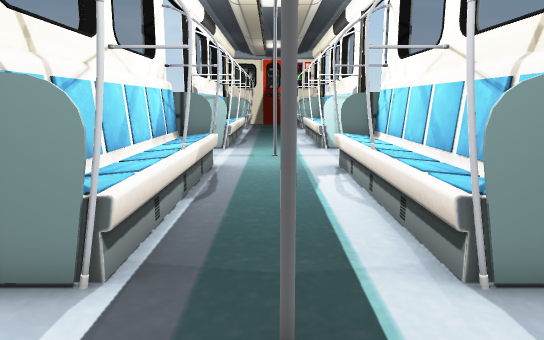
view 1 (above)

15 first-person views from a walk through a Unity game level. The camera is 1.2 m above the floor, tilts 10° down and sees 70° across. The floor is counted in squares, 0.5 m on a side. Each view is taken from the middle of a square. On the plan, view 1 faces up. The plan holds only what a view shows up to about 20 squares ahead; the rest is blank. The place goes on beyond the plan. Door leaves are left out, so doorways stand open.

view 2
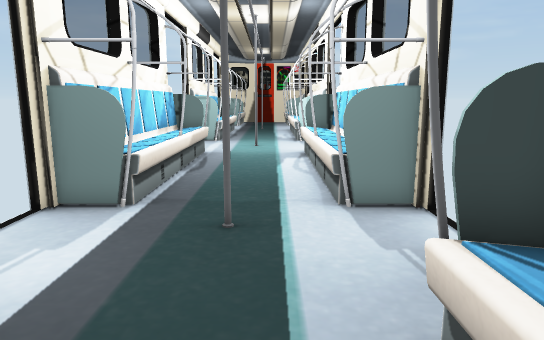

view 3
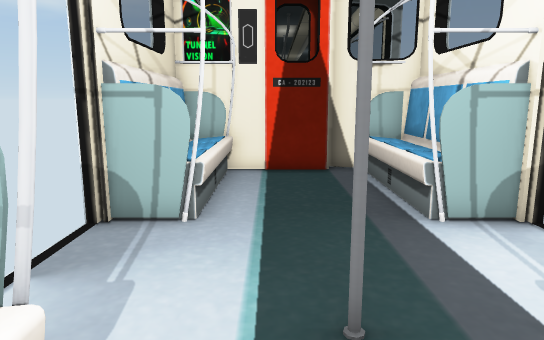

view 4
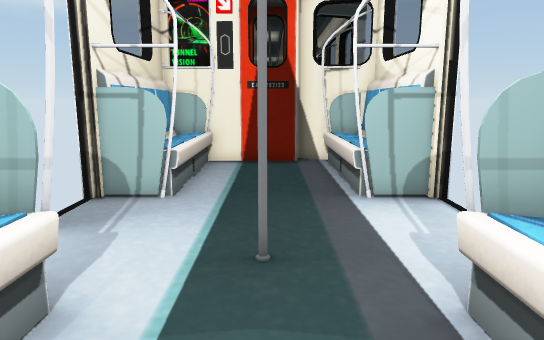

view 5
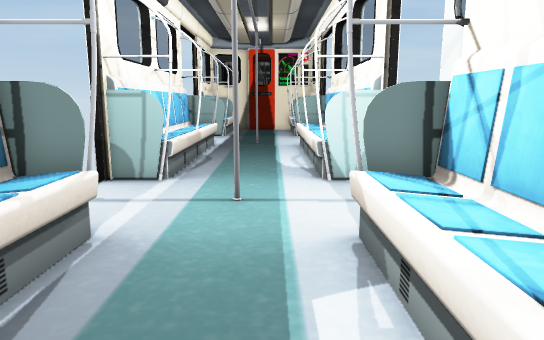

view 6
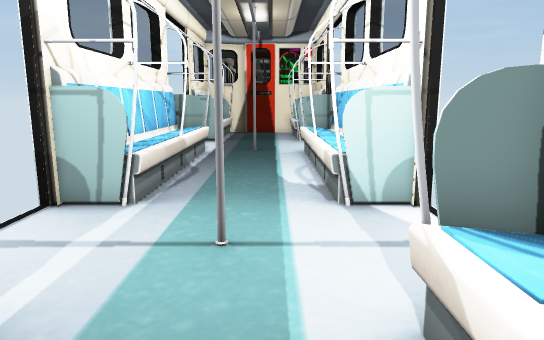

view 7
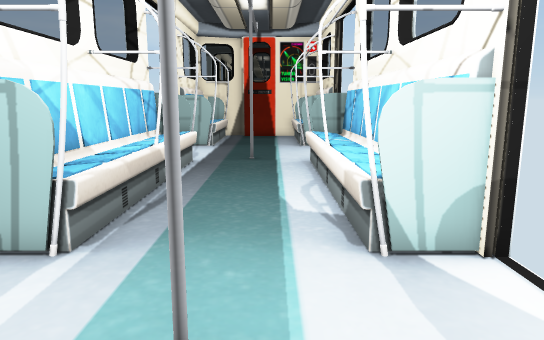

view 8
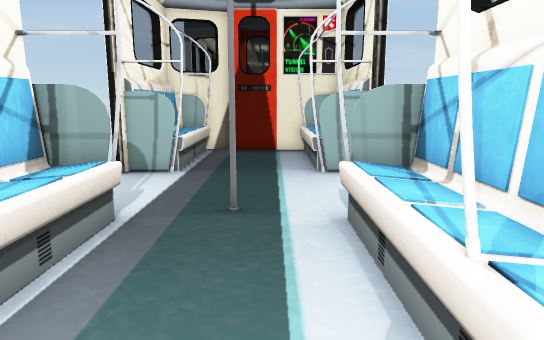

view 9
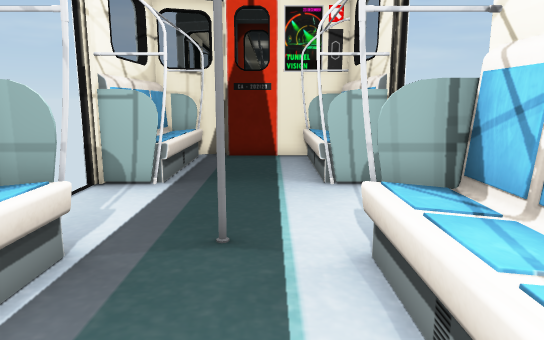

view 10
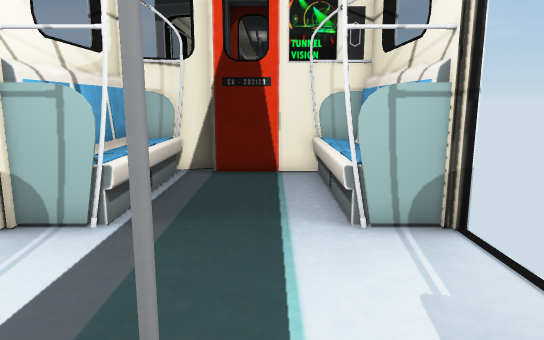

view 11
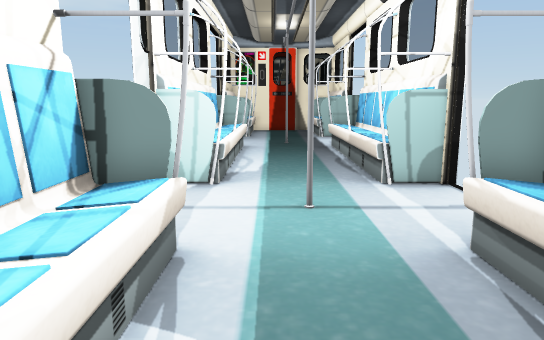

view 12
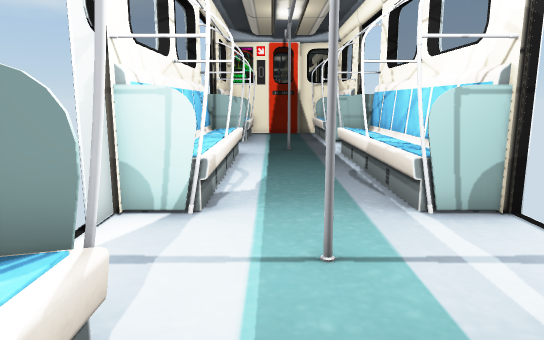

view 13
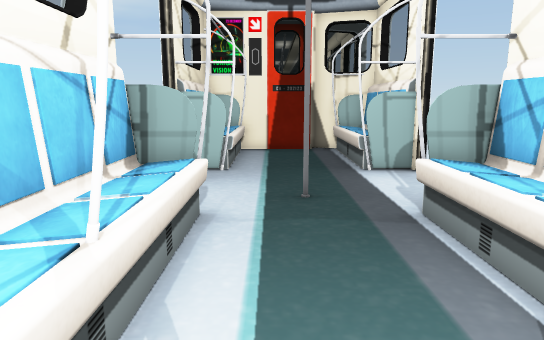

view 14
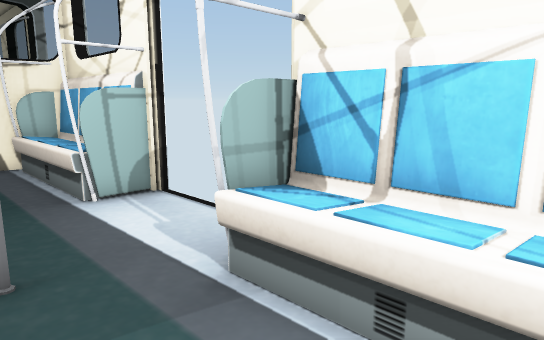

view 15
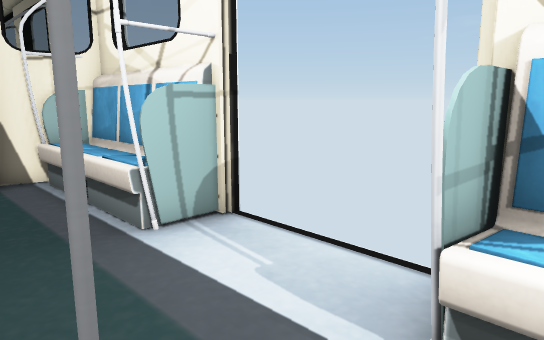

### Floor plan
Key: @ floor where view 1 was taken; # wall or solid block; . floor; D open door; = window, fence, low wall or low ledge; ^ raised ledge.
Columns run from 4 left of view 1 to 5 right of it. Each row starts with its distance up from view 1.
 42  ###
 41 ##^####^#
 40 #^^....^^
 39 #^^....^^
 38 #^^....^^
 37 #^^....^#
 36 #^^...=^^
 35 ###....###
 34 .........
 33 .........
 32  ........
 31  .......
 30 ###....##
 29 #^^....^^
 28 #^^....^#
 27 #^^....^^
 26 #^^....^^
 25 #^^....^#
 24 #^^....^^
 23 #^^....^#
 22 #^^....^#
 21 #^^....^^
 20 ##^....#D#
 19 D.......D
 18 D........
 17 ....#....
 16 D.......#
 15 D##....##
 14 D^^....^^
 13 #^^....^#
 12 #^^....^^
 11 #^^....^#
 10 #^^....^#
  9 #^^....^^
  8 #^^....^^
  7 #^^....^^
  6 #^^....^^
  5 ##^....###
  4 D.......D
  3 D...#...D
  2 D.......D
  1 D.......D
  0 D...@...D
 -1 ##^....###
 -2 #^^....^^
 -3 #^^....^#
 -4 #^^....^^
 -5 #^^....^^
 -6 #^^.  =^#
 -7 #########

Positions as (right, up) in squares from view 1, and headings:
1: (0, 0), facing up
2: (1, -4), facing up
3: (1, 7), facing down
4: (0, 9), facing down
5: (1, 8), facing up
6: (1, 11), facing up
7: (1, 14), facing up
8: (1, 22), facing up
9: (1, 24), facing up
10: (1, 28), facing up
11: (1, 26), facing down
12: (1, 23), facing down
13: (1, 13), facing down
14: (1, 9), facing down-left
15: (1, 6), facing down-left
